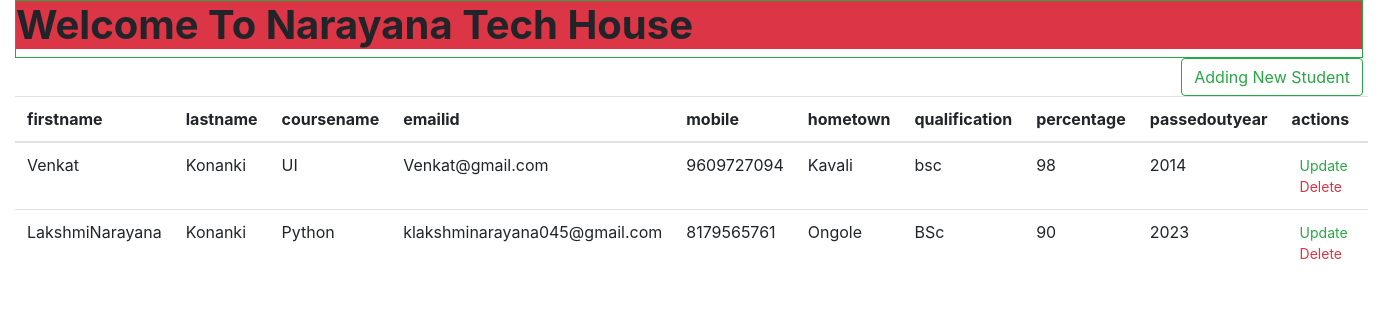
The page / on the database its author committed.
### nthstudentapp1/models.py (models this page shows)
class mainpage(models.Model):
    firstname=models.CharField(max_length=50)
    lastname=models.CharField(max_length=50)
    coursename=models.CharField(max_length=50)
    emailid=models.EmailField(max_length=50)
    mobile=models.BigIntegerField()
    hometown=models.CharField(max_length=50)
    qualification=models.CharField(max_length=50)
    percentage=models.IntegerField()
    passedoutyear=models.IntegerField()

### nthstudentapp1/views.py (the view)
# urls.py: path('',views.mainpagedata),
def mainpagedata(request):
    cup=mainpage.objects.all()
    return render(request,'mainpage.html',{'cake':cup})

### templates/mainpage.html (shortened to what this page needs)
<head>
  {% include 'cdnlines.html' %}
</head>
<body>
  <div class="container-fluid">
    <div class="border border-success">
      <marquee><h1 class='font-weight-bold bg-danger'>Welcome To Narayana Tech House</h1></marquee>
    </div>
    <div class="text-right">
      <a href="{% url 'addingstudent' %}" class='btn btn-outline-success'>Adding New Student</a>
     {% if cake %}
     <table class='table'>
       <thead>
         <tr>
           <th>firstname</th>
           <th>lastname</th>
           <th>coursename</th>
           <th>emailid</th>
           <th>mobile</th>
           <th>hometown</th>
           <th>qualification</th>
           <th>percentage</th>
           <th>passedoutyear</th>
           <th>
             actions
           </th>
         </tr>
         <tbody>
           {% for i in cake %}
           <tr>
             <td>{{ i.firstname }}</td>
             <td>{{ i.lastname }}</td>
             <td>{{ i.coursename }}</td>
             <td>{{ i.emailid }}</td>
             <td>{{ i.mobile }}</td>
             <td>{{ i.hometown }}</td>
             <td>{{ i.qualification }}</td>
             <td>{{ i.percentage }}</td>
             <td>{{ i.passedoutyear}}</td>
             <td>
               <a href="{% url 'update' i.id %}" class='btn-sm btn-outline-success'>Update</a>
               <a href="{% url 'delete' i.id %}" class='btn-sm btn-outline-danger'>Delete</a>
             </td>
             {% endfor %}
           </tr>
         </tbody>
       </thead>
     </table>
     {% else %}
     <h1 class="text-center">NO DATA AVLAIBLE HERE</h1>
     {% endif %}
    </div>
  </div>
</body>

### templates/cdnlines.html (shortened to what this page needs)
<link rel="stylesheet" href="https://cdn.jsdelivr.net/npm/bootstrap@4.6.2/dist/css/bootstrap.min.css">

### rows shown on the page
mainpage: firstname "Venkat", lastname "Konanki", coursename "UI", emailid "Venkat@gmail.com", mobile "9609727094", hometown "Kavali", qualification "bsc", percentage "98", passedoutyear "2014"
mainpage: firstname "LakshmiNarayana", lastname "Konanki", coursename "Python", emailid "klakshminarayana045@gmail.com", mobile "8179565761", hometown "Ongole", qualification "BSc", percentage "90", passedoutyear "2023"
